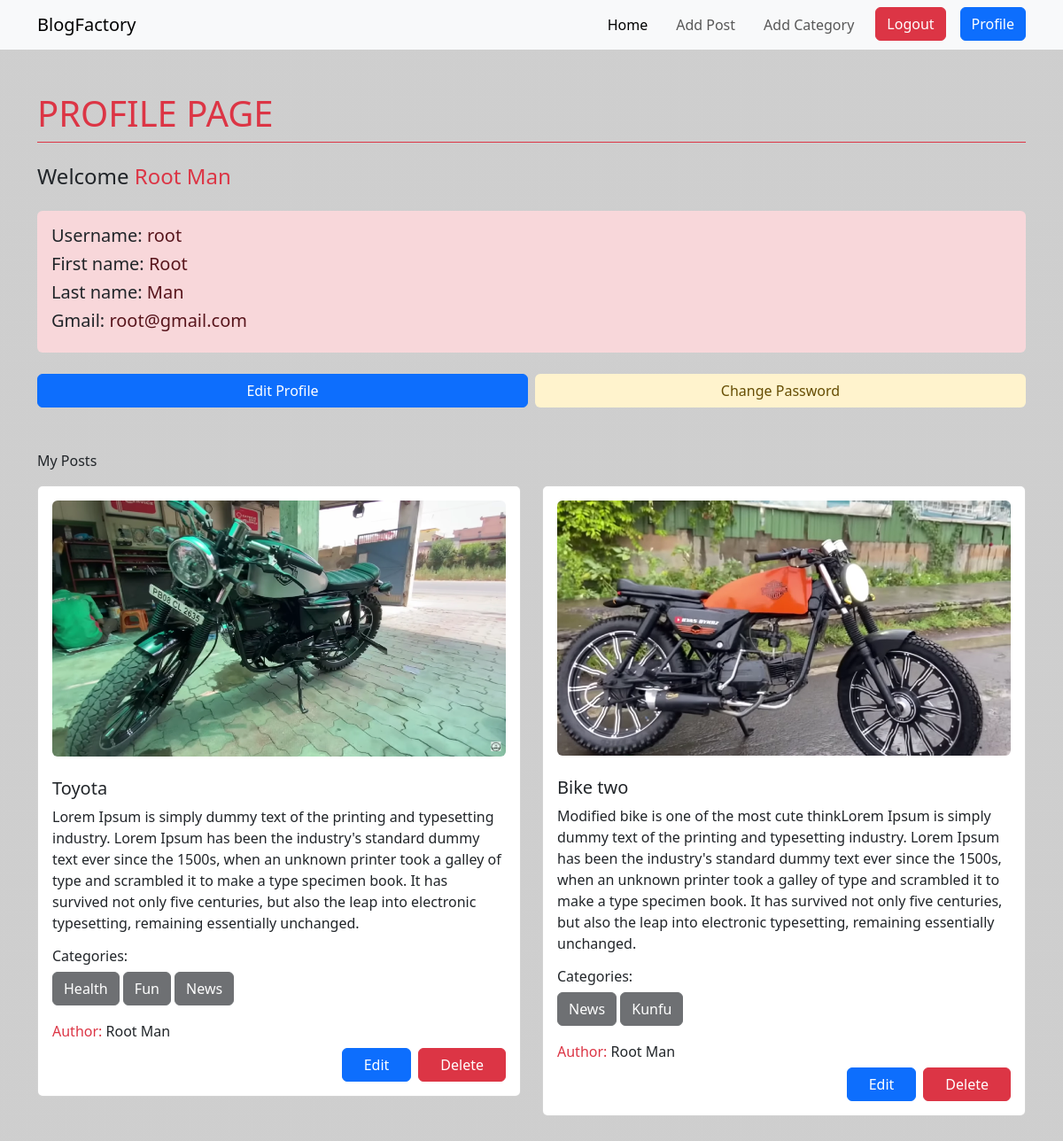
The app's page /author/profile/ (signed in) with its own data.
### posts/models.py (models this page shows, shortened)
class Post(models.Model):
    title = models.CharField(max_length=100)
    content = models.TextField()
    category = models.ManyToManyField(Category)
    author = models.ForeignKey(User, on_delete=models.CASCADE)
    image = models.FileField(upload_to ='posts/media/uploads/', default=None)

### categories/models.py (models this page shows, shortened)
class Category(models.Model):
    name = models.CharField(max_length=100)
    slug = models.SlugField(max_length=100, unique=True, null=True, blank=True)

### author/views.py (the view)
# urls.py: path('profile/', views.profilepage, name="profile"),
@login_required
def profilepage(req):
    data = Post.objects.filter(author = req.user)
    return render(req, 'profile.html', {'type':'Profile', 'data': data})

### author/Templates/profile.html
{% extends 'base.html' %}
{% load crispy_forms_tags %}
{% block contents %}
    <div >
        <div>
                <h1 class="mt-5 text-uppercase text-danger border-bottom border-danger pb-2">{{type}} Page</h1>
            <h4 class="my-4">Welcome <span class="text-danger">{{user.first_name}} {{user.last_name}}</span> </h4>
            <div class="bg-danger-subtle p-3 rounded-2 mb-4">
                <h5>Username: <span class="text-danger-emphasis">{{user}}</span></h5>
                <h5>First name: <span class="text-danger-emphasis">{{user.first_name}}</span></h5>
                <h5>Last name: <span class="text-danger-emphasis">{{user.last_name}}</span></h5>
                <h5>Gmail: <span class="text-danger-emphasis">{{user.email}}</span></h5>
            </div>
            <div class="d-flex gap-2">
                <a class="w-50" href="{% url 'editprofile' %}"><button class="w-100 btn btn-primary">Edit Profile</button></a>
                <a class="w-50" href="{% url 'passchange' %}"><button class="w-100 btn bg-warning-subtle text-warning-emphasis">Change Password</button></a>
            </div>
        </div>
        <div class="mt-5">
            <p>My Posts</p>
            <div class="mb-5 row">
                {% for post in data %}
                    <div class="col-sm-6 mb-4">
                        <div class="card">
                          <div class="card-body">
                            <img src="{{post.image.url}}" class="w-100 rounded-2" alt="">
                            <h5 class="card-title mt-4">{{post.title}}</h5>
                            <p class="card-text">{{post.content}}</p>
                            <h6>Categories: </h6>
                                {% for category in post.category.all %}
                                <button disabled class="btn-dark btn text-white mb-1">{{category.name}}</button>
                                {% endfor %}
                            <h6 class="mt-3"><span class="text-danger">Author: </span>
                                {% if post.author.first_name %}
                                {{post.author.first_name}} {{post.author.last_name}}
                                {% else %}
                                {{post.author}}
                              {% endif %}
                            </h6>
                            <div class="d-flex justify-content-end">
                              <a href="{% url 'edit_post' post.id %}"><button class="btn btn-primary me-2 px-4">Edit</button></a>
                              <a href="{% url 'delete_post' post.id %}"><button class="btn btn-danger px-4">Delete</button></a>
                            </div>
                          </div>
                        </div>
                      </div>
                {% endfor %}
            </div>
        </div>
    </div>
{% endblock contents %}

### records on screen
Post: image (picture), title "Toyota", content "Lorem Ipsum is simply dummy text of the printing and typesetting industry. Lorem Ipsum has been the industry's standard dummy text ever since the 1500s, when an unknown printer took a galley of type and scrambled it to make a type specimen book. It has survived not only five centuries, but also the leap into electronic typesetting, remaining essentially unchanged.", author.first_name "Root", author.last_name "Man"
Category: name "Health"
Category: name "Fun"
Category: name "News"
Post: image (picture), title "Bike two", content "Modified bike is one of the most cute thinkLorem Ipsum is simply dummy text of the printing and typesetting industry. Lorem Ipsum has been the industry's standard dummy text ever since the 1500s, when an unknown printer took a galley of type and scrambled it to make a type specimen book. It has survived not only five centuries, but also the leap into electronic typesetting, remaining essentially unchanged.", author.first_name "Root", author.last_name "Man"
Category: name "Kunfu"

### other values on screen
{{ type }} "PROFILE"
{{ user.first_name }} "Root"
{{ user.last_name }} "Man"
{{ user }} "root"
{{ user.email }} "root@gmail.com"
